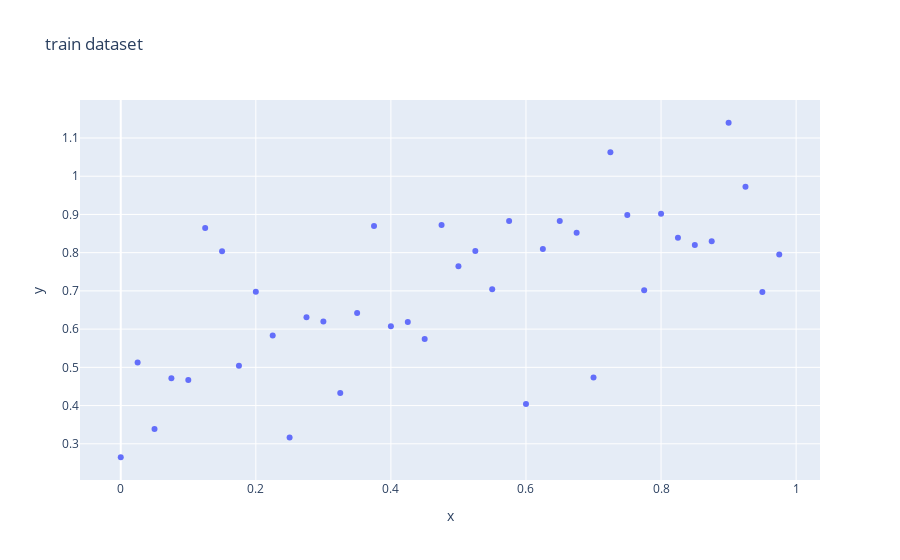

Notebook code for this chart:
### Markdown cell above
# Task 2 -- Investigating the loss curve


We are going to investigate how an algorithm navigates the L2 loss curve, first using Fortuna then using GD.

To this end we will use our very simple model $f_\theta(x) = \theta$ to model the training data given below.


### Task 2a
Visualize the model $f_\theta(x), \theta=0.34$ alongside the training data in the plot below.

### Code cell
import numpy as np
import plotly.express as px


x_train = np.arange(0.0, 1.0, 0.025)
y_train = 0.4 + x_train * 0.55 + np.random.randn(x_train.shape[0])*0.2


fig = px.scatter(x=x_train, y=y_train, title="train dataset")
fig.show()

### Figure 1 — Plotly figure (JSON) as saved in the notebook; plotly's stock layout.template omitted (floating-point values rounded to 4 significant figures)
{"data": [{"hovertemplate": "x=%{x}<br>y=%{y}<extra></extra>", "legendgroup": "", "marker": {"color": "#636efa", "symbol": "circle"}, "mode": "markers", "name": "", "orientation": "v", "showlegend": false, "type": "scatter", "x": [0, 0.025, 0.05, 0.075, 0.1, 0.125, 0.15, 0.175, 0.2, 0.225, 0.25, 0.275, 0.3, 0.325, 0.35, 0.375, 0.4, 0.425, 0.45, 0.475, 0.5, 0.525, 0.55, 0.575, 0.6, 0.625, 0.65, 0.675, 0.7, 0.725, 0.75, 0.775, 0.8, 0.825, 0.85, 0.875, 0.9, 0.925, 0.95, 0.975], "xaxis": "x", "y": [0.2648, 0.5129, 0.3387, 0.4712, 0.467, 0.8645, 0.8038, 0.5041, 0.698, 0.583, 0.3164, 0.631, 0.6201, 0.4331, 0.6421, 0.8695, 0.6072, 0.6189, 0.574, 0.8722, 0.7647, 0.8045, 0.7044, 0.8831, 0.404, 0.8094, 0.8826, 0.8519, 0.4735, 1.063, 0.8985, 0.7016, 0.9015, 0.839, 0.82, 0.83, 1.14, 0.9721, 0.697, 0.7949], "yaxis": "y"}], "layout": {"legend": {"tracegroupgap": 0}, "title": {"text": "train dataset"}, "xaxis": {"anchor": "y", "domain": [0, 1], "title": {"text": "x"}}, "yaxis": {"anchor": "x", "domain": [0, 1], "title": {"text": "y"}}}}
